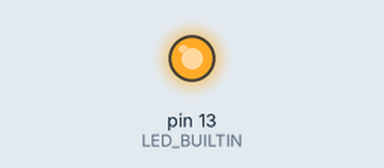
A sketch run on a simulated Arduino Uno, built with avr-gcc and run on an emulated ATmega328P. Parts: output pins drawn as LEDs (lit = HIGH).

Above: at 0.1 s.
At 36.1 s:
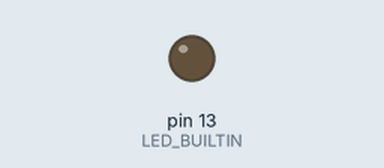
Timing chart, 0 to 37.6 s (numbered marks = the images above):
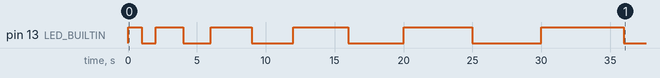

Measured:
- by itself, pin 13 (LED_BUILTIN): LOW → HIGH at 0.00 s, → LOW 1.0 s later, → HIGH 1.0 s later, → LOW 2.0 s later, … (12 changes in this stretch)

The sketch:

TEJ3M-Unit2-02.ino
```cpp
// Created By: Mars
// Edited On: Sept 2023
//
// Function: Increasing Blink Intervals

int blinkTime = 1000;

void setup() {
  pinMode(LED_BUILTIN, OUTPUT);
}

void loop() {
  digitalWrite(LED_BUILTIN, HIGH);
  delay(blinkTime); // Wait for 1000 millisecond(s)
  digitalWrite(LED_BUILTIN, LOW);
  delay(blinkTime); // Wait for 1000 millisecond(s)
  blinkTime += 1000; // Increases blink interval by 1000 millisecond(s)
}
```
